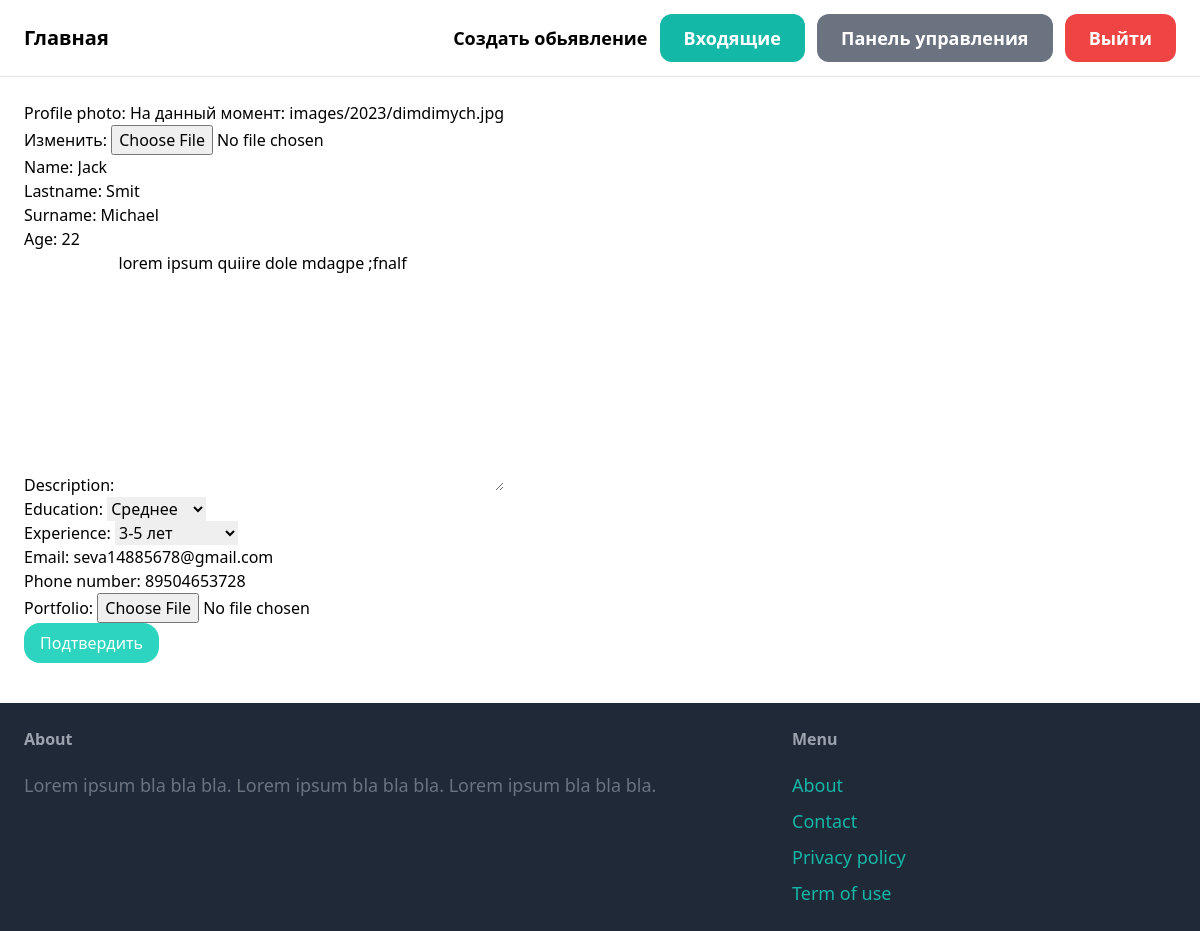
Screenshot of /edit-worker-resume (signed in) with the database file from the repository.
### main/models.py (models this page shows)
class WorkerResume(models.Model):
    owner = models.OneToOneField(to=User, on_delete=models.CASCADE, related_name='worker_resume')
    name = models.CharField(max_length=50)
    lastname = models.CharField(max_length=50)
    surname = models.CharField(max_length=50)
    profession = models.CharField(max_length=50)
    description = models.TextField(max_length=500)
    education = models.CharField(max_length=50)
    experience = models.CharField(max_length=50)
    profile_photo = models.ImageField(default='default_profile_photo.png', upload_to='images/%Y')
    portfolio = models.FileField(upload_to='files/%Y')
    email = models.EmailField()
    phone_validator = RegexValidator(regex=r'^(?:\+7|8)\d{10}$')
    phone_number = models.CharField(validators=[phone_validator], max_length=12)
    age = models.IntegerField()
    date = models.DateField(auto_now_add=True)

### main/views.py (the view, shortened to what this page needs)
# urls.py: path('edit-worker-resume', EditWorkerResumeView.as_view(), name='edit_worker_resume'),
class EditWorkerResumeView(View):
    def get(self, request):
        resume = WorkerResume.objects.get(owner=request.user)
        form = WorkerResumeForm(instance=resume)
        return render(request, 'main/edit_worker_resume.html', {'form': form})

### templates/main/edit_worker_resume.html (shortened to what this page needs)
{% extends "base.html" %}
{% block content %}
<form method="post" action="{% url 'edit_worker_resume' %}" enctype="multipart/form-data">
    {{ form.as_p }}
    <button type="submit" class="rounded-2xl py-2 px-4 text-white bg-teal-400 hover:bg-teal-700">Подтвердить
    </button>
</form>
{% endblock %}

### rows the page displays
WorkerResume: name "Jack", lastname "Smit", surname "Michael", age "22", description "lorem ipsum quiire dole mdagpe ;fnalf", education "Среднее", experience "3-5 лет", email "seva14885678@gmail.com", phone_number "89504653728"
